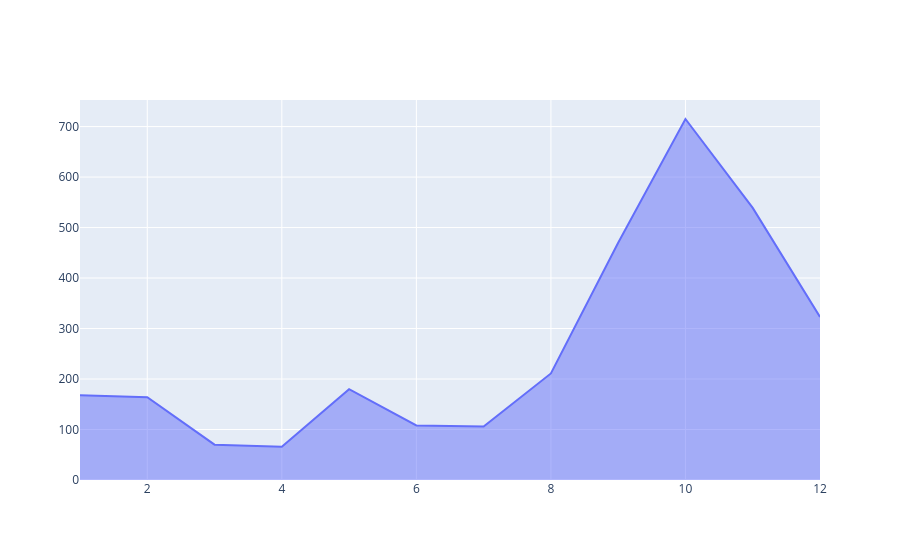

Here is the notebook cell this chart was saved with:
### Code cell
fig4 = go.Figure(go.Scatter(
    x=df4['Mês'], y=df4['Chamadas Realizadas'], mode='lines', fill='tonexty'
))

fig4.show()

### Figure 1 — Plotly figure (JSON) as saved in the notebook; plotly's stock layout.template omitted (floating-point values rounded to 4 significant figures)
{"data": [{"fill": "tonexty", "mode": "lines", "type": "scatter", "x": [1, 2, 3, 4, 5, 6, 7, 8, 9, 10, 11, 12], "y": [168, 164, 70, 66, 180, 108, 106, 211, 470, 715, 539, 323]}], "layout": {}}
